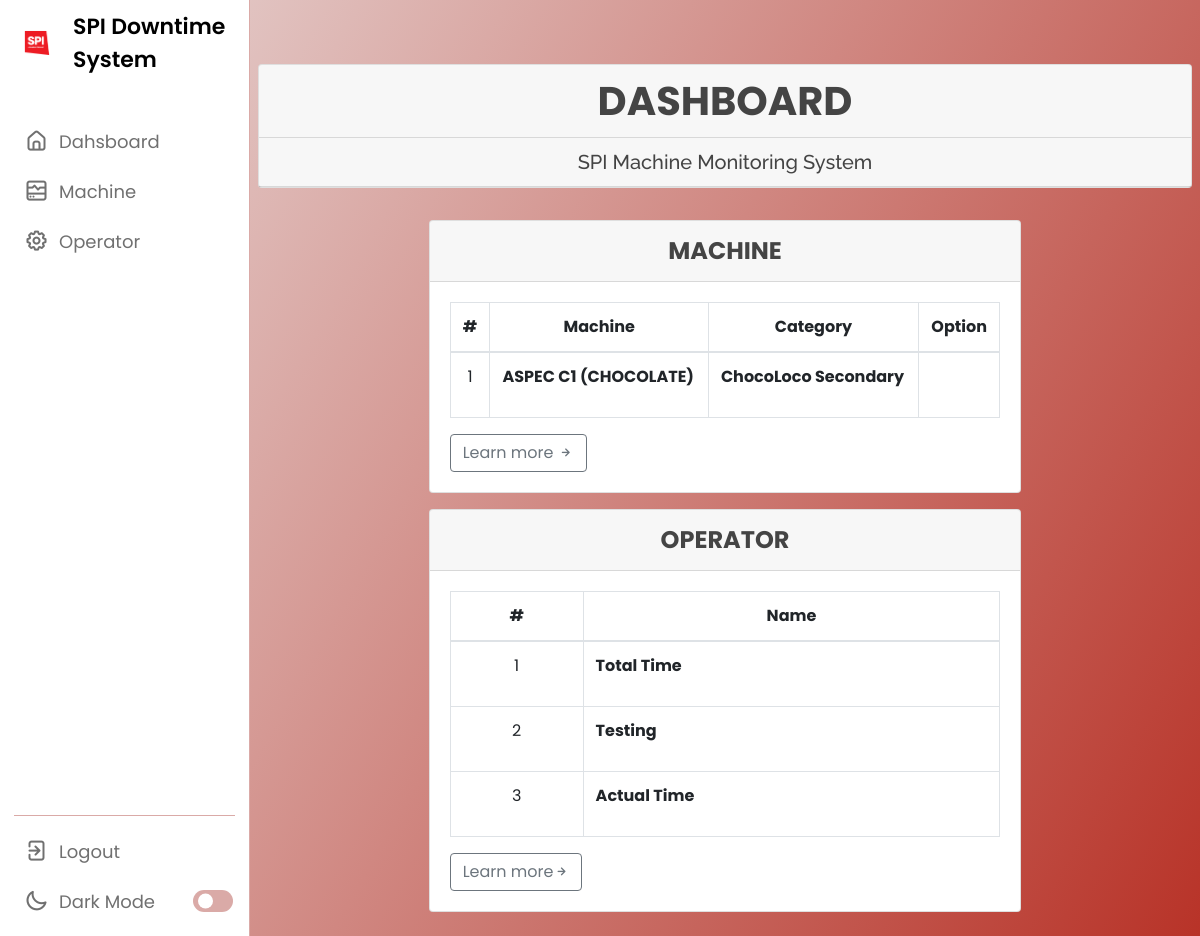
The page /DMS/userindex.php on the database its author committed.
### tables this page shows
CREATE TABLE `machine` (
  `id` int(11) NOT NULL,
  `machine` varchar(50) NOT NULL,
  `category_id` varchar(50) NOT NULL,
  `options` varchar(50) NOT NULL
);

CREATE TABLE `category` (
  `id` int(11) NOT NULL,
  `name` varchar(50) NOT NULL
);

CREATE TABLE `operator` (
  `id` int(11) NOT NULL,
  `name` varchar(50) NOT NULL,
  `options_id` varchar(50) NOT NULL
);

### DMS/userhome.php (the view, shortened to what this page needs)
<?php include 'db_connect.php' ?>
<h1>
	<div class="card" class="fixed-top" style="max-width: 3000px">
			<b class="card-header" style="text-align:center;">DASHBOARD</b>
				<h5 class="card-header" style="text-align:center;">SPI Machine Monitoring System</h5>
	</div>
</h1>
<div>
	<br>
</div>
<div class="container-fluid">
<div class="row justify-content-md-center">
	<div class="col-md-8">
		<div class="card text-black	mb-3" style="max-width: auto;">
			<b class="card-header" style="text-align:center; font-size: 1.5rem">MACHINE</b>
			<div class="card-body">
						<table class="table table-bordered table-hover">
							<thead>
								<tr>
									<th class="text-center">#</th>
									<th class="text-center">Machine</th>
									<th class="text-center">Category</th>
									<th class="text-center">Option</th>
								</tr>
							</thead>
							<tbody>
								<?php
								$i = 1;
								$machine = $conn->query("SELECT m.*,c.name as cname FROM machine m inner join category c on c.id = m.category_id");
								while($row=$machine->fetch_assoc()):
								?>
								<tr>
									<td class="text-center"><?php echo $i++ ?></td>
									<td class="">
										 <p> <b><?php echo $row['machine'] ?></b></p>
									</td>
									<td class="">
										 <p> <b><?php echo $row['cname'] ?></b></p>
									</td>
									<td class="">
									</td>
								</tr>
								<?php endwhile; ?>
							</tbody>
						</table>
				<a href="index.php?page=machine" class="btn btn-outline-secondary">
				Learn more
				<i class="uil uil-arrow-right"></i>
				</a>
			</div>
		</div>
	</div>
	</div>
	<div class="row justify-content-md-center">
	<div class="col-md-8">
		<div class="card text-black mb-3" style="max-width: auto;">
			<b class="card-header" style="text-align:center; font-size: 1.5rem">OPERATOR</b>
			<div class="card-body">
				<table class="table table-bordered table-hover">
							<thead>
								<tr>
									<th class="text-center">#</th>
									<th class="text-center">Name</th>
								</tr>
							</thead>
							<tbody>
								<?php
								$i = 1;
								$operator = $conn->query("SELECT * FROM operator order by id asc");
								while($row=$operator->fetch_assoc()):
								?>
								<tr>
									<td class="text-center"><?php echo $i++ ?></td>
									<td class="">
										 <p> <b><?php echo $row['name'] ?></b></p>
									</td>
								</tr>
								<?php endwhile; ?>
							</tbody>
						</table>
				<a href="index.php?page=operator" class="btn btn-outline-secondary">Learn more<i class="uil uil-arrow-right"></i></a>
			</div>
		</div>
	</div>
	</div>
</div>

### DMS/assets/css/style.css (style rules this page uses)
body { font-family: "Open Sans", sans-serif; color: #444444; width: 100%; height: calc(100%); }
a { color: #1977cc; }
h1, h2, h3, h4, h5, h6 { font-family: "Raleway", sans-serif; }

### DMS/styleforma.css (style rules this page uses)
* { margin: 0; padding: 0; box-sizing: border-box; font-family: 'Poppins', sans-serif; }
:root { --primary-color:#b83328; --panel-color: #FFF; --text-color: #000; --black-light-color: #707070; --border-color: #DAAAA7; --toggle-color: #DAAAA7; --box1-color: #4DA3FF; --box2-color: #FFE6AC; --box3-color: #E7D1FC; --title-icon-color: #fff; --tran-05: all 0.5s ease; --tran-03: all 0.3s ease; --tran-03: all 0.2s ease; }
body { min-height: 100vh; background: linear-gradient(120deg,#e8dbda, #b83328); display:flex; }

### DMS/userindex.php (style rules this page uses)
body { background: #80808045; }

### rows shown on the page
machine: machine "ASPEC C1 (CHOCOLATE)", category.name "ChocoLoco Secondary"
operator: name "Total Time"
operator: name "Testing"
operator: name "Actual Time"
